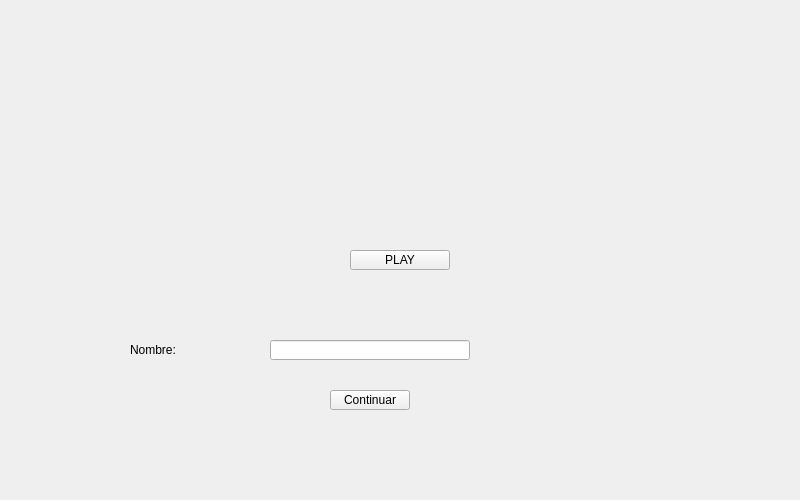
<?xml version="1.0" encoding="UTF-8"?>
<ui version="4.0">
 <class>Lobby</class>
 <widget class="QMainWindow" name="Lobby">
  <property name="windowModality">
   <enum>Qt::NonModal</enum>
  </property>
  <property name="enabled">
   <bool>true</bool>
  </property>
  <property name="geometry">
   <rect>
    <x>0</x>
    <y>0</y>
    <width>800</width>
    <height>500</height>
   </rect>
  </property>
  <property name="windowTitle">
   <string>Lobby</string>
  </property>
  <property name="styleSheet">
   <string notr="true"/>
  </property>
  <widget class="QWidget" name="centralwidget">
   <property name="enabled">
    <bool>true</bool>
   </property>
   <property name="styleSheet">
    <string notr="true">border-image: url(&quot;TP_Jazz_Jackrabbit_2/assets/Miscellaneous/Miscellaneous.png&quot;) 0 0 0 0 stretch stretch;</string>
   </property>
   <widget class="QPushButton" name="play">
    <property name="enabled">
     <bool>true</bool>
    </property>
    <property name="geometry">
     <rect>
      <x>350</x>
      <y>250</y>
      <width>100</width>
      <height>20</height>
     </rect>
    </property>
    <property name="font">
     <font>
      <kerning>true</kerning>
     </font>
    </property>
    <property name="mouseTracking">
     <bool>false</bool>
    </property>
    <property name="autoFillBackground">
     <bool>false</bool>
    </property>
    <property name="styleSheet">
     <string notr="true">border-image: url(&quot;TP_Jazz_Jackrabbit_2/assets/Miscellaneous/fondo_blanco.png&quot;) 0 0 0 0 stretch stretch;</string>
    </property>
    <property name="text">
     <string>PLAY</string>
    </property>
    <property name="checkable">
     <bool>false</bool>
    </property>
    <property name="default">
     <bool>false</bool>
    </property>
   </widget>
   <widget class="QLabel" name="labelName">
    <property name="geometry">
     <rect>
      <x>130</x>
      <y>340</y>
      <width>80</width>
      <height>20</height>
     </rect>
    </property>
    <property name="styleSheet">
     <string notr="true">border-image: url(&quot;TP_Jazz_Jackrabbit_2/assets/Miscellaneous/fondo_blanco.png&quot;) 0 0 0 0 stretch stretch;</string>
    </property>
    <property name="text">
     <string>Nombre:</string>
    </property>
   </widget>
   <widget class="QLineEdit" name="userName">
    <property name="geometry">
     <rect>
      <x>270</x>
      <y>340</y>
      <width>200</width>
      <height>20</height>
     </rect>
    </property>
    <property name="styleSheet">
     <string notr="true">border-image: url(&quot;TP_Jazz_Jackrabbit_2/assets/Miscellaneous/fondo_blanco.png&quot;) 0 0 0 0 stretch stretch;</string>
    </property>
   </widget>
   <widget class="QPushButton" name="continuar">
    <property name="geometry">
     <rect>
      <x>330</x>
      <y>390</y>
      <width>80</width>
      <height>20</height>
     </rect>
    </property>
    <property name="styleSheet">
     <string notr="true">border-image: url(&quot;TP_Jazz_Jackrabbit_2/assets/Miscellaneous/fondo_blanco.png&quot;) 0 0 0 0 stretch stretch;</string>
    </property>
    <property name="text">
     <string>Continuar</string>
    </property>
   </widget>
  </widget>
 </widget>
 <resources/>
 <connections/>
</ui>
